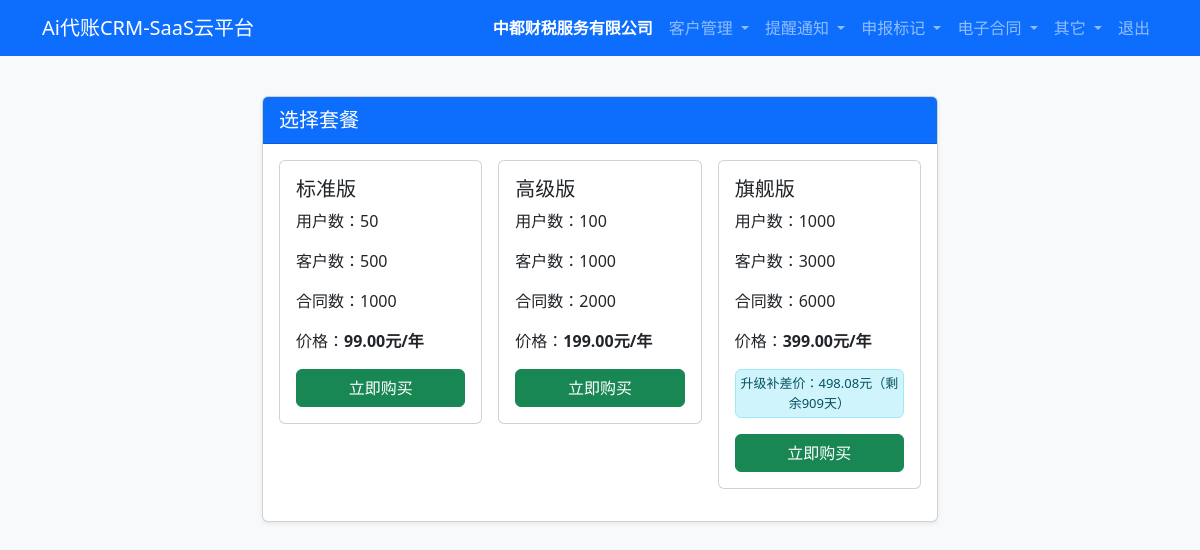
Page /package_buy.php (signed in) on the committed database.
### tables this page shows
CREATE TABLE `tenant_packages` (
  `id` int(11) NOT NULL AUTO_INCREMENT,
  `name` varchar(32) NOT NULL,
  `max_users` int(11) DEFAULT NULL,
  `max_clients` int(11) DEFAULT NULL,
  `max_agreements` int(11) DEFAULT NULL,
  `price` decimal(10,2) DEFAULT '0.00',
  PRIMARY KEY (`id`)
);

### public/platform_utils.php (called while the page is built, shortened)
<?php
function get_platform_settings($db) {
    $_platform_settings_cache = [];
    $stmt = $db->query("SELECT s_key, s_value FROM platform_settings");
    while($row = $stmt->fetch(PDO::FETCH_ASSOC)){
        $_platform_settings_cache[$row['s_key']] = $row['s_value'];
    }
    return $_platform_settings_cache;
}
function get_platform_setting($db, $key, $default = '') {
    $settings = get_platform_settings($db);
    return isset($settings[$key]) ? $settings[$key] : $default;
}
?>

### public/package_buy.php (the view, shortened to what this page needs)
<?php
require_once __DIR__.'/db.php';
$tenant_id = $_SESSION['tenant_id'] ?? 0;
$stmt = $db->prepare("SELECT * FROM tenants WHERE id=?");
$stmt->execute([$tenant_id]);
$tenant = $stmt->fetch(PDO::FETCH_ASSOC);
$current_package_id = $tenant['package_id'] ?? null;
$current_expire = $tenant['package_expire'] ?? null;
$packages = $db->query("SELECT * FROM tenant_packages ORDER BY price ASC")->fetchAll(PDO::FETCH_ASSOC);
?>
<!DOCTYPE html>
<html>
<head>
    <link href="/bootstrap/css/bootstrap.min.css" rel="stylesheet">
</head>
<body class="bg-light">
<?php include('navbar.php'); ?>
<div class="container" style="max-width:700px;margin-top:40px;">
    <div class="card shadow-sm">
        <div class="card-header bg-primary text-white fs-5">选择套餐</div>
        <div class="card-body">
            <form method="post" class="row g-3">
                <?php foreach($packages as $pkg): ?>
                <div class="col-md-4">
                    <div class="card mb-3">
                        <div class="card-body">
                            <h5 class="card-title"><?=htmlspecialchars($pkg['name'])?></h5>
                            <p>用户数：<?=is_null($pkg['max_users'])?'不限':$pkg['max_users']?></p>
                            <p>客户数：<?=is_null($pkg['max_clients'])?'不限':$pkg['max_clients']?></p>
                            <p>合同数：<?=is_null($pkg['max_agreements'])?'不限':$pkg['max_agreements']?></p>
                            <p>价格：<b><?=$pkg['price']?>元/年</b></p>
                            <?php
                                $upgrade_tip = '';
                                if ($current_package_id && $current_package_id != $pkg['id'] && $current_expire && strtotime($current_expire) > time()) {
                                    foreach($packages as $old_pkg) {
                                        if ($old_pkg['id'] == $current_package_id) break;
                                    }
                                    if (isset($old_pkg) && $pkg['price'] > $old_pkg['price']) {
                                        $today = date('Y-m-d');
                                        $remain_days = ceil((strtotime($current_expire) - strtotime($today)) / 86400);
                                        $old_day_price = $old_pkg['price'] / 365;
                                        $new_day_price = $pkg['price'] / 365;
                                        $diff = $remain_days * ($new_day_price - $old_day_price);
                                        $diff = max(0, round($diff, 2));
                                        $upgrade_tip = "升级补差价：{$diff}元（剩余{$remain_days}天）";
                                    }
                                }
                            ?>
                            <?php if($upgrade_tip): ?>
                                <div class="alert alert-info p-1 text-center" style="font-size:13px;"><?=$upgrade_tip?></div>
                            <?php endif; ?>
                            <button type="submit" name="package_id" value="<?=$pkg['id']?>" class="btn btn-success w-100">立即购买</button>
                        </div>
                    </div>
                </div>
                <?php endforeach; ?>
            </form>
        </div>
    </div>
</div>
</body>
</html>

### public/navbar.php (shortened to what this page needs)
<?php
require_once __DIR__.'/platform_utils.php';
$platform_name = get_platform_setting($db, 'platform_name', '易代账CRM-SaaS云平台');
?>
<nav class="navbar navbar-expand-lg navbar-dark bg-primary mb-4">
  <div class="container">
    <a class="navbar-brand" href="index.php"><?=htmlspecialchars($platform_name)?></a>
    <div class="collapse navbar-collapse" id="navbarNav">
      <ul class="navbar-nav ms-auto">
        <?php if (isset($_SESSION['tenant_name']) && $_SESSION['tenant_name']): ?>
          <li class="nav-item">
            <span class="nav-link disabled" style="color:#fff;font-weight:bold;">
              <?php echo htmlspecialchars($_SESSION['tenant_name']); ?>
            </span>
          </li>
        <?php endif; ?>
        <li class="nav-item dropdown">
          <a class="nav-link dropdown-toggle" href="#" id="customerDropdown" role="button" data-bs-toggle="dropdown" aria-expanded="false">
            客户管理
          </a>
        </li>
        <li class="nav-item dropdown">
          <a class="nav-link dropdown-toggle" href="#" id="remindDropdown" role="button" data-bs-toggle="dropdown" aria-expanded="false">
            提醒通知
          </a>
        </li>
        <li class="nav-item dropdown">
          <a class="nav-link dropdown-toggle" href="#" id="reportDropdown" role="button" data-bs-toggle="dropdown" aria-expanded="false">
            申报标记
          </a>
        </li>
        <li class="nav-item dropdown">
          <a class="nav-link dropdown-toggle" href="#" id="contractDropdown" role="button" data-bs-toggle="dropdown" aria-expanded="false">
            电子合同
          </a>
        </li>
        <li class="nav-item dropdown">
          <a class="nav-link dropdown-toggle" href="#" id="contractDropdown" role="button" data-bs-toggle="dropdown" aria-expanded="false">
            其它
          </a>
        </li>
        <li class="nav-item"><a class="nav-link" href="logout.php">退出</a></li>
      </ul>
    </div>
  </div>
</nav>

### rows in the picture
tenant_packages: name "标准版", max_users "50", max_clients "500", max_agreements "1000", price "99.00", $pkg['id'] 1 (drawn)
tenant_packages: name "高级版", max_users "100", max_clients "1000", max_agreements "2000", price "199.00", $pkg['id'] 2 (drawn)
tenant_packages: name "旗舰版", max_users "1000", max_clients "3000", max_agreements "6000", price "399.00", upgrade_tip "升级补差价：498.08元（剩余909天）", $pkg['id'] 3 (drawn)

### other values in the picture
$platform_name "Ai代账CRM-SaaS云平台"
$_SESSION['tenant_name'] "中都财税服务有限公司"
